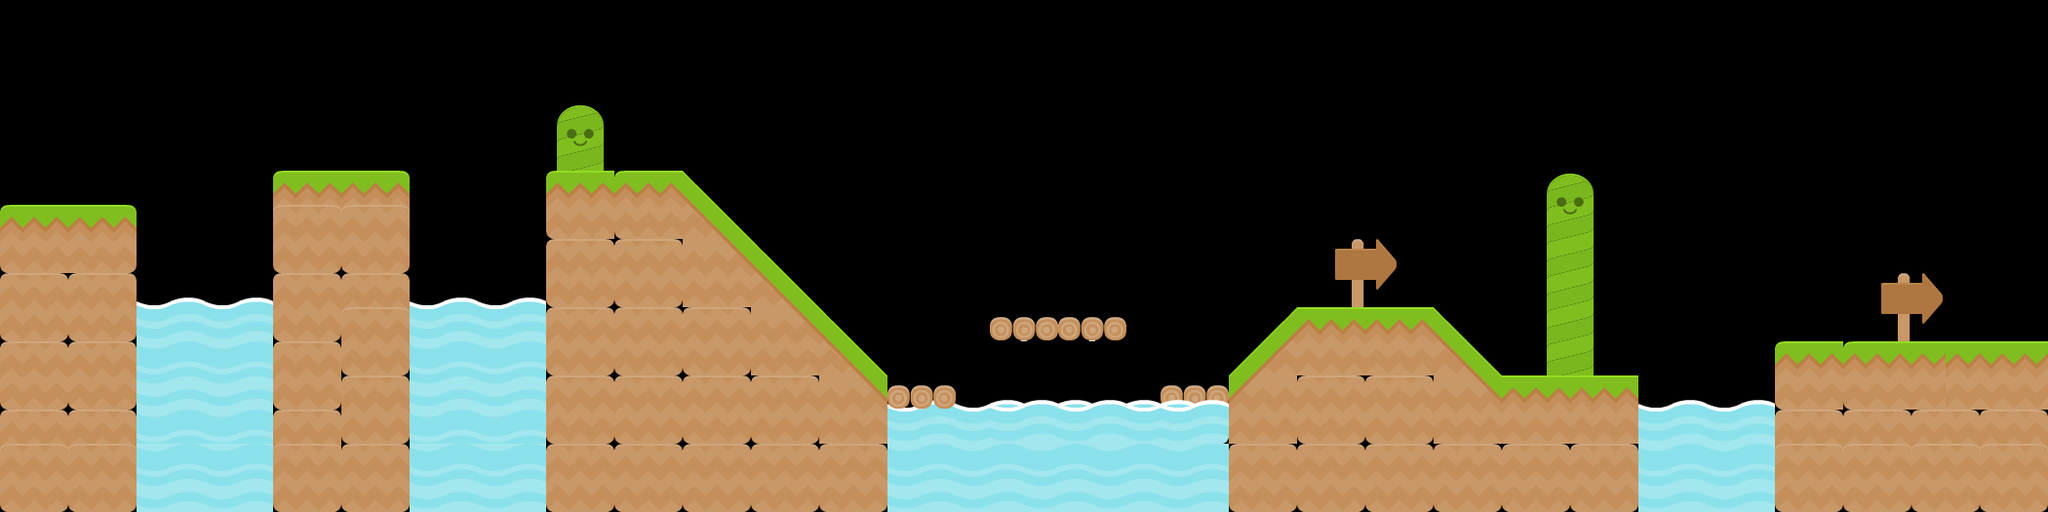

Rendered tile map (Tiled .tmx) drawn with the repository's tilesets; below, a short description and the map source with its tile grids summarised:
An orthogonal 60x15 tile map with 35x35 px tiles, 3 tile layers (Tile Layer 3, Tile Layer 2, Tile Layer 1).

<map version="1.0" orientation="orthogonal" renderorder="right-down" width="60" height="15" tilewidth="35" tileheight="35" nextobjectid="1">
 <tileset firstgid="1" name="tileset" tilewidth="70" tileheight="70" spacing="2" margin="2">
  <image source="tileset.png" width="1024" height="1024" />
 </tileset>
 <layer name="Tile Layer 3" width="60" height="15">
  <data>[900 cells, 4 non-empty, 2 distinct tile ids]</data>
 </layer>
 <layer name="Tile Layer 2" width="60" height="15">
  <data>[900 cells, 12 non-empty, 4 distinct tile ids]</data>
 </layer>
 <layer name="Tile Layer 1" width="60" height="15">
  <data>[900 cells, 101 non-empty, 12 distinct tile ids]</data>
 </layer>
</map>
